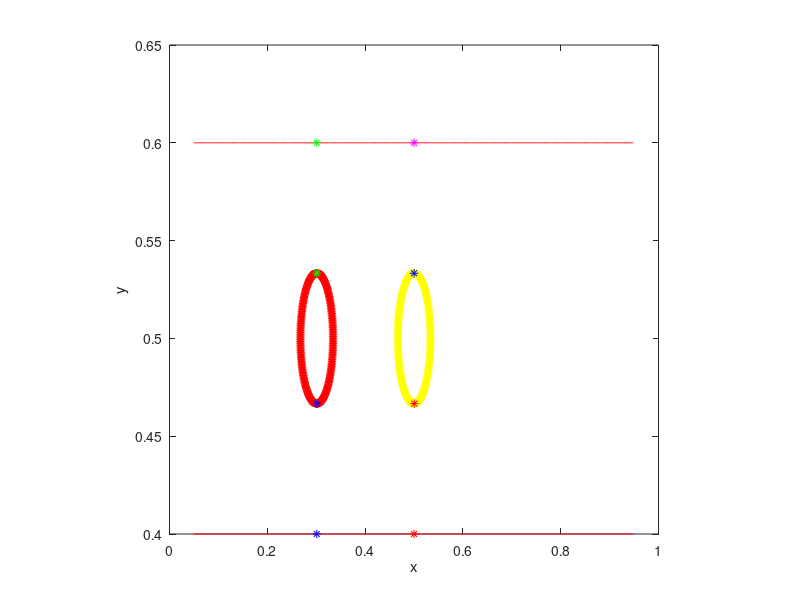

Source code (MATLAB):
%-------------------------------------------------------------------------------------------------------------------%
%
% IB2d is an Immersed Boundary Code (IB) for solving fully coupled non-linear 
% 	fluid-structure interaction models. This version of the code is based off of
%	Peskin's Immersed Boundary Method Paper in Acta Numerica, 2002.
%
% Author: Nicholas A. Battista
% Email:  nick.battista@unc.edu
% Date Created: May 27th, 2015
% Institution: UNC-CH
%
% This code is capable of creating Lagrangian Structures using:
% 	1. Springs
% 	2. Beams (*torsional springs)
% 	3. Target Points
%	4. Muscle-Model (combined Force-Length-Velocity model, "HIll+(Length-Tension)")
%
% One is able to update those Lagrangian Structure parameters, e.g., spring constants, resting %%	lengths, etc
% 
% There are a number of built in Examples, mostly used for teaching purposes. 
% 
% If you would like us %to add a specific muscle model, please let Nick (nick.battista@unc.edu) know.
%
%--------------------------------------------------------------------------------------------------------------------%

%%%%%%%%%%%%%%%%%%%%%%%%%%%%%%%%%%%%%%%%%%%%%%%%%%%%%%%%%%%%%%%%%%%%%%%%%%%%%%%%%%%%%%
%
% FUNCTION: creates the CHANNEL_CHANNEL-EXAMPLE geometry and prints associated input files
%
%%%%%%%%%%%%%%%%%%%%%%%%%%%%%%%%%%%%%%%%%%%%%%%%%%%%%%%%%%%%%%%%%%%%%%%%%%%%%%%%%%%%%%

function VIV_Cylinder2_Geometry()

%
% Grid Parameters (MAKE SURE MATCHES IN input2d !!!)
%
Nx =  256;        % # of Eulerian Grid Pts. in x-Direction (MUST BE EVEN!!!)
Ny =  256;        % # of Eulerian Grid Pts. in y-Direction (MUST BE EVEN!!!)
Lx = 1.0;        % Length of Eulerian Grid in x-Direction
Ly = 1.0;        % Length of Eulerian Grid in y-Direction


% Immersed Structure Geometric / Dynamic Parameters %
ds= min(Lx/(2.1*Nx),Ly/(2.1*Ny));  % Lagrangian spacing
L = 0.9*Lx;                    % Length of Channel
w = 0.2*Ly;                    % Width of Channel
x1_0 = 0.3;                    % x-Center for Cylinder 1
y1_0 = 0.5;                    % y-Center for Cylinder 1
r1 = w/6;                      % Radii of Cylinder 1
x2_0 = 0.5;     % x-center for Cylinder 2 < --CHANGE THIS
y2_0 = 0.5;                    % y-center for Cyliner 2
r2 = r1;                       % radius of second cylinder

struct_name = 'viv_geo2cyl';       % Name for .vertex, .spring, etc files.


% Call function to construct geometry
[xLag,yLag] = give_Me_Channel_Immsersed_Boundary_Geometry(ds,L,w,Lx,Ly);
[x1Lag_Cy,y1Lag_Cy] = give_Me_Cylinder_Immsersed_Boundary_Geometry(ds,r1,x1_0,y1_0);
[x2Lag_Cy,y2Lag_Cy] = give_Me_Cylinder_Immsersed_Boundary_Geometry(ds,r2,x2_0,y2_0);

x1Tether = x1_0;   % xValues you want to tether to on the channel
x2Tether = x2_0;
[indsTether_CY1, x1_0_new] = give_Me_Tethering_Pt_Indices(xLag,x1Tether);
[indsTether_CY2, x2_0_new] = give_Me_Tethering_Pt_Indices(xLag, x2Tether);
x1Lag_Cy = x1Lag_Cy + (x1_0_new-x1_0); % shift circle over to match indices better
x2Lag_Cy = x2Lag_Cy + (x2_0_new - x2_0);

% Plot Geometry to test
plot(xLag(1:end/2),yLag(1:end/2),'r-'); hold on;
plot(xLag(end/2+1:end),yLag(end/2+1:end),'r-'); hold on;

N = length(x1Lag_Cy);
M = length(x2Lag_Cy);

plot(x1Lag_Cy,y1Lag_Cy,'r*'); hold on;
plot(x2Lag_Cy, y2Lag_Cy, 'y*'); hold on;
plot(x1Lag_Cy(1),y1Lag_Cy(1),'g*'); hold on;
plot(x2Lag_Cy(1), y2Lag_Cy(2), 'b*'); hold on;
plot(xLag(indsTether_CY1(1)),yLag(indsTether_CY1(1)),'b*'); hold on;
plot(xLag(indsTether_CY2(1)), yLag(indsTether_CY2(1)), 'r*'); hold on;
plot(xLag(indsTether_CY1(2)),yLag(indsTether_CY1(2)),'g*'); hold on;
plot(xLag(indsTether_CY2(2)), yLag(indsTether_CY2(2)), 'm*'); hold on;
plot(x1Lag_Cy(N/2+1),y1Lag_Cy(N/2+1),'b*'); hold on;
plot(x2Lag_Cy(M/2+1), y2Lag_Cy(M/2+1), 'r*'); hold on;
xlabel('x'); ylabel('y');
axis square;


% Prints .vertex file!
x_bothLag_Cy = [x1Lag_Cy x2Lag_Cy]; % concatenates the two cylinder x coordinate arrays
y_bothLag_Cy = [y1Lag_Cy y2Lag_Cy];
print_Lagrangian_Vertices([xLag x_bothLag_Cy],[yLag y_bothLag_Cy],struct_name, 'w');

% Prints .spring file!
k_Spring = 2.0e7; 
resting_length_tether1 = 2*r1;
offset = length(xLag);
% since cylinders are identical, modified print_Lagrangian_Springs to take
% in data for one, then it prints out two times as much data
print_Lagrangian_Springs(x1Lag_Cy,y1Lag_Cy, k_Spring,ds,r1,offset,indsTether_CY1, resting_length_tether1,struct_name, 'w');


% modified print_Lagrangian_Damped_Springs to take in second tether location
% these are the tethers
% Prints .d_spring file! (FOR DAMPED SPRINGS)
k_Spring = 2e4; 
resting_length_tether1 = 2*r1;
offset = length(xLag); 
b_damp = 5.0;
print_Lagrangian_Damped_Springs(x1Lag_Cy,y1Lag_Cy, k_Spring,ds,r1,offset,indsTether_CY1, indsTether_CY2, resting_length_tether1,b_damp,struct_name, 'w');


% Change this like the undamped spring file
% Prints .beam file!
k_Beam = 5.0e9;  
C1 = compute_Curvatures(x1Lag_Cy,y1Lag_Cy);
print_Lagrangian_Beams(x1Lag_Cy,y1Lag_Cy, k_Beam,C1,struct_name,offset, 'w');

% Prints .target file!
k_Target = 2.5e7;
print_Lagrangian_Target_Pts(xLag,k_Target,struct_name, 'w');

%%%%%%%%%%%%%%%%%%%%%%%%%%%%%%%%%%%%%%%%%%%%%%%%%%%%%%%%%%%%%%%%%%%%%%%%
%
% FUNCTION: prints VERTEX points to a file called .vertex
%
%%%%%%%%%%%%%%%%%%%%%%%%%%%%%%%%%%%%%%%%%%%%%%%%%%%%%%%%%%%%%%%%%%%%%%%%

function print_Lagrangian_Vertices(xLag,yLag,struct_name, mode)

    N = length(xLag);

    vertex_fid = fopen([struct_name '.vertex'], mode);

    fprintf(vertex_fid, '%d\n', N );

    %Loops over all Lagrangian Pts.
    for s = 1:N
        X_v = xLag(s);
        Y_v = yLag(s);
        fprintf(vertex_fid, '%1.16e %1.16e\n', X_v, Y_v);
    end

    fclose(vertex_fid); 
    
%%%%%%%%%%%%%%%%%%%%%%%%%%%%%%%%%%%%%%%%%%%%%%%%%%%%%%%%%%%%%%%%%%%%%%%%
%
% FUNCTION: prints TARGET points to a file called .target
%
%%%%%%%%%%%%%%%%%%%%%%%%%%%%%%%%%%%%%%%%%%%%%%%%%%%%%%%%%%%%%%%%%%%%%%%%

function print_Lagrangian_Target_Pts(xLag,k_Target,struct_name, mode)

    N = length(xLag);

    target_fid = fopen([struct_name '.target'], mode);

    fprintf(target_fid, '%d\n', N );

    %Loops over all Lagrangian Pts.
    for s = 1:N
        fprintf(target_fid, '%d %1.16e\n', s, k_Target);
    end

    fclose(target_fid); 
    
    
%%%%%%%%%%%%%%%%%%%%%%%%%%%%%%%%%%%%%%%%%%%%%%%%%%%%%%%%%%%%%%%%%%%%%%%%%%%%%%%%%%%%%
%
% FUNCTION: prints BEAM (Torsional Spring) points to a file called <str>.beam
%
%%%%%%%%%%%%%%%%%%%%%%%%%%%%%%%%%%%%%%%%%%%%%%%%%%%%%%%%%%%%%%%%%%%%%%%%%%%%%%%%%%%%%

function print_Lagrangian_Beams(xLag,yLag,k_Beam,C,struct_name,offset, mode)

    % k_Beam: beam stiffness
    % C: beam curvature
    
    N = length(xLag); % NOTE: Total number of beams = Number of Total Lag Pts. on Cylinder

    beam_fid = fopen([struct_name '.beam'], mode);

    fprintf(beam_fid, '%d\n', N );

    %spring_force = kappa_spring*ds/(ds^2);

    %BEAMS BETWEEN VERTICES
    for s = 1:N
            if ( (s>1) && (s <= N-1) )        
                fprintf(beam_fid, '%d %d %d %1.16e %1.16e\n',s-1+offset, s+offset, s+1+offset, k_Beam, C(s) );  
            elseif (s==1)
                fprintf(beam_fid, '%d %d %d %1.16e %1.16e\n',N+offset,   s+offset, s+1+offset, k_Beam, C(s) );  
            elseif (s==N)
                %Case s=N
                fprintf(beam_fid, '%d %d %d %1.16e %1.16e\n',N-1+offset, N+offset, 1+offset,   k_Beam, C(s) );  
            end
    end
    
    %do it again for the second cylinder
    for s = 1:N
            if ( (s>1) && (s <= N-1) )        
                fprintf(beam_fid, '%d %d %d %1.16e %1.16e\n',s-1+offset+N, s+offset+N, s+1+offset+N, k_Beam, C(s) );  
            elseif (s==1)
                fprintf(beam_fid, '%d %d %d %1.16e %1.16e\n',N+N+offset,   N+s+offset, N+s+1+offset, k_Beam, C(s) );  
            elseif (s==N)
                %Case s=N
                fprintf(beam_fid, '%d %d %d %1.16e %1.16e\n',N+N-1+offset, N+N+offset, N+1+offset,   k_Beam, C(s) );  
            end
    end
    
    
    
    fclose(beam_fid); 

%%%%%%%%%%%%%%%%%%%%%%%%%%%%%%%%%%%%%%%%%%%%%%%%%%%%%%%%%%%%%%%%%%%%%%%%%%%
%
% FUNCTION: prints SPRING points to a file called .spring
%
%%%%%%%%%%%%%%%%%%%%%%%%%%%%%%%%%%%%%%%%%%%%%%%%%%%%%%%%%%%%%%%%%%%%%%%%%%%

function print_Lagrangian_Springs(xLag,yLag,k_Spring,ds_Rest,r,offset,indsTether,resting_length_tether,struct_name, mode)

    % offset = # of lag pts in channel (ordering lag pts, channel -> cylinder)

    N = length(xLag); % Number of pts on cylinder

    spring_fid = fopen([struct_name '.spring'], mode);

    fprintf(spring_fid, '%d\n', (N+N/2)*2 ); % + 2 if non-damped springs connecting cylinder to channel

    %spring_force = kappa_spring*ds/(ds^2);

    %SPRINGS BETWEEN 1st CYL VERTICES
    for s = 1:N
            if s < N    
                ds_Rest = sqrt( ( xLag(s) - xLag(s+1) )^2 +  ( yLag(s) - yLag(s+1) )^2 ); 
                fprintf(spring_fid, '%d %d %1.16e %1.16e\n', s+offset, s+1+offset, k_Spring, ds_Rest);  
            else
                %Case s=N
                ds_Rest = sqrt( ( xLag(s) - xLag(1) )^2 +  ( yLag(s) - yLag(1) )^2 ); 
                fprintf(spring_fid, '%d %d %1.16e %1.16e\n', s+offset, 1+offset,   k_Spring, ds_Rest);  
            end
    end
    
    for s=1:N/2
        ds_Rest = sqrt( ( xLag(s) - xLag(s+N/2) )^2 +  ( yLag(s) - yLag(s+N/2) )^2 ); 
        fprintf(spring_fid, '%d %d %1.16e %1.16e\n', s+offset, s+N/2+offset, k_Spring, ds_Rest);
    end
    
    % SPRINGS BETWEEN 2nd CYL VERTICES
    for s = 1:N
            if s < N    
                ds_Rest = sqrt( ( xLag(s) - xLag(s+1) )^2 +  ( yLag(s) - yLag(s+1) )^2 ); 
                fprintf(spring_fid, '%d %d %1.16e %1.16e\n', s+offset+N, s+1+offset+N, k_Spring, ds_Rest);  
            else
                %Case s=N
                ds_Rest = sqrt( ( xLag(s) - xLag(1) )^2 +  ( yLag(s) - yLag(1) )^2 ); 
                fprintf(spring_fid, '%d %d %1.16e %1.16e\n', s+offset+N, 1+offset+N,   k_Spring, ds_Rest);  
            end
    end
    
    for s=1:N/2
        ds_Rest = sqrt( ( xLag(s) - xLag(s+N/2) )^2 +  ( yLag(s) - yLag(s+N/2) )^2 ); 
        fprintf(spring_fid, '%d %d %1.16e %1.16e\n', s+N+offset, s+N+N/2+offset, k_Spring, ds_Rest);
    end
    
    % UNCOMMENT IF UNDAMPED SPRINGS CONNECT CYLINDER TO CHANNEL
    %s=1; % Reset
    %fprintf(spring_fid, '%d %d %1.16e %1.16e\n', s+offset,     indsTether(2), 1e4, resting_length_tether);
    %fprintf(spring_fid, '%d %d %1.16e %1.16e\n', s+N/2+1+offset, indsTether(1), 1e4, resting_length_tether);
    
    fclose(spring_fid); 
    
%%%%%%%%%%%%%%%%%%%%%%%%%%%%%%%%%%%%%%%%%%%%%%%%%%%%%%%%%%%%%%%%%%%%%%%%%%%%%
%
% FUNCTION: prints DAMPED SPRING points to a file called struct.d_spring
%
%%%%%%%%%%%%%%%%%%%%%%%%%%%%%%%%%%%%%%%%%%%%%%%%%%%%%%%%%%%%%%%%%%%%%%%%%%%%%

function print_Lagrangian_Damped_Springs(xLag,yLag,k_Spring,ds_Rest,r,offset,indsTether1, indsTether2,resting_length_tether,b_damp,struct_name, mode)
    % how function is called above:
    % print_Lagrangian_Damped_Springs(x1Lag_Cy,y1Lag_Cy, k_Spring,ds,r1,
    % offset,indsTether_CY1, resting_length_tether1,b_damp,struct_name, 'w');
    

    N = length(xLag); % just two damped springs to connect cylinder to channel

    dSpring_fid = fopen([struct_name '.d_spring'], mode);

    fprintf(dSpring_fid, '%d\n', 2 );
    
    s=1; % Reset
    fprintf(dSpring_fid, '%d %d %1.16e %1.16e %1.16e\n', s+offset,       indsTether1(2), k_Spring, resting_length_tether,b_damp);
    fprintf(dSpring_fid, '%d %d %1.16e %1.16e %1.16e\n', s+N/2+1+offset, indsTether1(1), k_Spring, resting_length_tether,b_damp);
    
    % DO it again for the second cylinder
    fprintf(dSpring_fid, '%d %d %1.16e %1.16e %1.16e\n', s+offset+N,       indsTether2(2), k_Spring, resting_length_tether,b_damp);
    fprintf(dSpring_fid, '%d %d %1.16e %1.16e %1.16e\n', s+N+N/2+1+offset, indsTether2(1), k_Spring, resting_length_tether,b_damp);
    
    fclose(dSpring_fid);

%%%%%%%%%%%%%%%%%%%%%%%%%%%%%%%%%%%%%%%%%%%%%%%%%%%%%%%%%%%%%%%%%%%%%%%%
%
% FUNCTION: creates the Lagrangian structure geometry for channel
%
%%%%%%%%%%%%%%%%%%%%%%%%%%%%%%%%%%%%%%%%%%%%%%%%%%%%%%%%%%%%%%%%%%%%%%%%

function [xLag,yLag] = give_Me_Channel_Immsersed_Boundary_Geometry(ds,L,w,Lx,Ly)

% The immsersed structure is a channel %
x = (Lx-L)/2:ds:(L+(Lx-L)/2);  %xPts
yBot = (Ly-w)/2;               %yVal for bottom of Channel
yTop = Ly - (Ly-w)/2;          %yVal for top of Channel

xLag = [x x];
yLag = [yBot*ones(1,length(x)) yTop*ones(1,length(x))];

%%%%%%%%%%%%%%%%%%%%%%%%%%%%%%%%%%%%%%%%%%%%%%%%%%%%%%%%%%%%%%%%%%%%%%%%
%
% FUNCTION: creates the Lagrangian structure geometry for cylinder
%
%%%%%%%%%%%%%%%%%%%%%%%%%%%%%%%%%%%%%%%%%%%%%%%%%%%%%%%%%%%%%%%%%%%%%%%%

function [xLag,yLag] = give_Me_Cylinder_Immsersed_Boundary_Geometry(ds,r,x0,y0)

% The immsersed structure is a cylinder %

dtheta = ds/ (2*r);
theta = -pi/2; i=1;
while theta < 3*pi/2
   xLag(i) = x0 - r*cos(theta);
   yLag(i) = y0 - r*sin(theta);
   theta = theta + dtheta;
   i=i+1;
end


%%%%%%%%%%%%%%%%%%%%%%%%%%%%%%%%%%%%%%%%%%%%%%%%%%%%%%%%%%%%%%%%%%%%%%%%
%
% FUNCTION: gives indices of Lagrangian Pt choice for tethering.
%
%%%%%%%%%%%%%%%%%%%%%%%%%%%%%%%%%%%%%%%%%%%%%%%%%%%%%%%%%%%%%%%%%%%%%%%%
   
function [inds,x0_new] = give_Me_Tethering_Pt_Indices(xLag,xTether)

i=0; not=1;       %initiate for loop
while not == 1
    i=i+1;
    if xLag(i) > xTether
       inds(1) = i;  % to save index for bottom of channel
       not = 0;      % to leave loop
    end
end

next = length(xLag)/2;  
inds(2) = inds(1)+next; % save index for top of channel
x0_new = xLag(inds(1)); % where center of cylinder should be placed.

%%%%%%%%%%%%%%%%%%%%%%%%%%%%%%%%%%%%%%%%%%%%%%%%%%%%%%%%%%%%%%%%%%%%%%%%
%
% FUNCTION: computes "curvature" of ellipse
% 
% NOTE: not curvature in the traditional geometric sense, in the 'discrete'
% sense through cross product.
%
%%%%%%%%%%%%%%%%%%%%%%%%%%%%%%%%%%%%%%%%%%%%%%%%%%%%%%%%%%%%%%%%%%%%%%%%

function C = compute_Curvatures(xLag,yLag)

%a-x component (rmin)
%b-y component (rmax)
%C = ab / ( sqrt( a^2*sin(t)^2 + b^2*cos(t)^2  )  )^3

N = length(xLag);
C = zeros( N );

%Note: needs to be done same order as you print .beam file!
for i=1:N
   
   % Pts Xp -> Xq -> Xr (same as beam force calc.)
   
   if ( (i > 1) && (i < N) )
   
        Xp = xLag(i-1); Xq = xLag(i); Xr = xLag(i+1);
        Yp = yLag(i-1); Yq = yLag(i); Yr = yLag(i+1);
   
   elseif (i==1)
       
        Xp = xLag(N); Xq = xLag(i); Xr = xLag(i+1);
        Yp = yLag(N); Yq = yLag(i); Yr = yLag(i+1);
       
   elseif (i==N)
       
        Xp = xLag(N-1); Xq = xLag(N); Xr = xLag(1);
        Yp = yLag(N-1); Yq = yLag(N); Yr = yLag(1);
       
   end
       
   C(i) = (Xr-Xq)*(Yq-Yp) - (Yr-Yq)*(Xq-Xp); %Cross product btwn vectors
      
end

   
